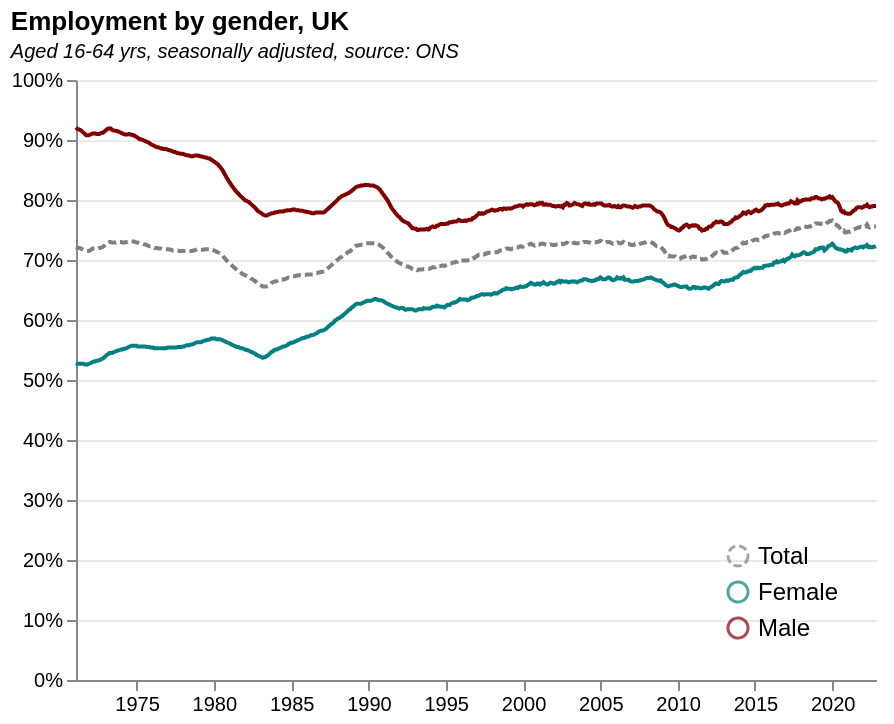

Source (Vega-Lite JSON):
### Vega-Lite specification from a JSON file in a GitHub repository (floating-point values rounded to 4 significant figures; data arrays with more than 128 entries replaced by an {"elided": "..."} marker saying what was removed)
{"$schema": "https://vega.github.io/schema/vega-lite/v5.json", "data": {"values": {"elided": "1866 records"}, "format": {"parse": {"Date": "date"}}}, "config": {"view": {"stroke": "transparent"}}, "width": 400, "height": 300, "title": {"text": "Employment by gender, UK", "subtitle": ["Aged 16-64 yrs, seasonally adjusted, source: ONS"], "subtitleFontStyle": "italic", "subtitleFontSize": 10, "anchor": "start", "color": "black"}, "transform": [{"calculate": "datum.Employment / 100", "as": "Employment"}], "encoding": {"x": {"field": "Date", "type": "temporal", "title": null, "axis": {"grid": false}}}, "layer": [{"encoding": {"color": {"field": "Metric", "type": "nominal", "legend": {"orient": "bottom-right", "title": null, "labelFontSize": 12}, "scale": {"range": ["grey", "#008080", "rgb(128,0,0)"]}, "sort": ["Total", "Female", "Male"]}, "y": {"field": "Employment", "type": "quantitative", "title": null, "axis": {"gridOpacity": 0.6, "format": "%"}}, "strokeDash": {"field": "Metric", "scale": {"range": [[1, 0], [1, 0], [4, 2]]}, "legend": null}}, "layer": [{"mark": "line"}, {"transform": [{"filter": {"param": "hover", "empty": false}}], "mark": "point"}]}, {"transform": [{"pivot": "Metric", "value": "Employment", "groupby": ["Date"]}], "mark": "rule", "encoding": {"opacity": {"condition": {"value": 0.3, "param": "hover", "empty": false}, "value": 0}, "tooltip": [{"field": "Date", "type": "temporal", "format": "%b %Y"}, {"field": "Total", "type": "quantitative", "format": "~%"}, {"field": "Female", "type": "quantitative", "format": "~%"}, {"field": "Male", "type": "quantitative", "format": "~%"}]}, "params": [{"name": "hover", "select": {"type": "point", "fields": ["Date"], "nearest": true, "on": "mouseover", "clear": "mouseout"}}]}]}
